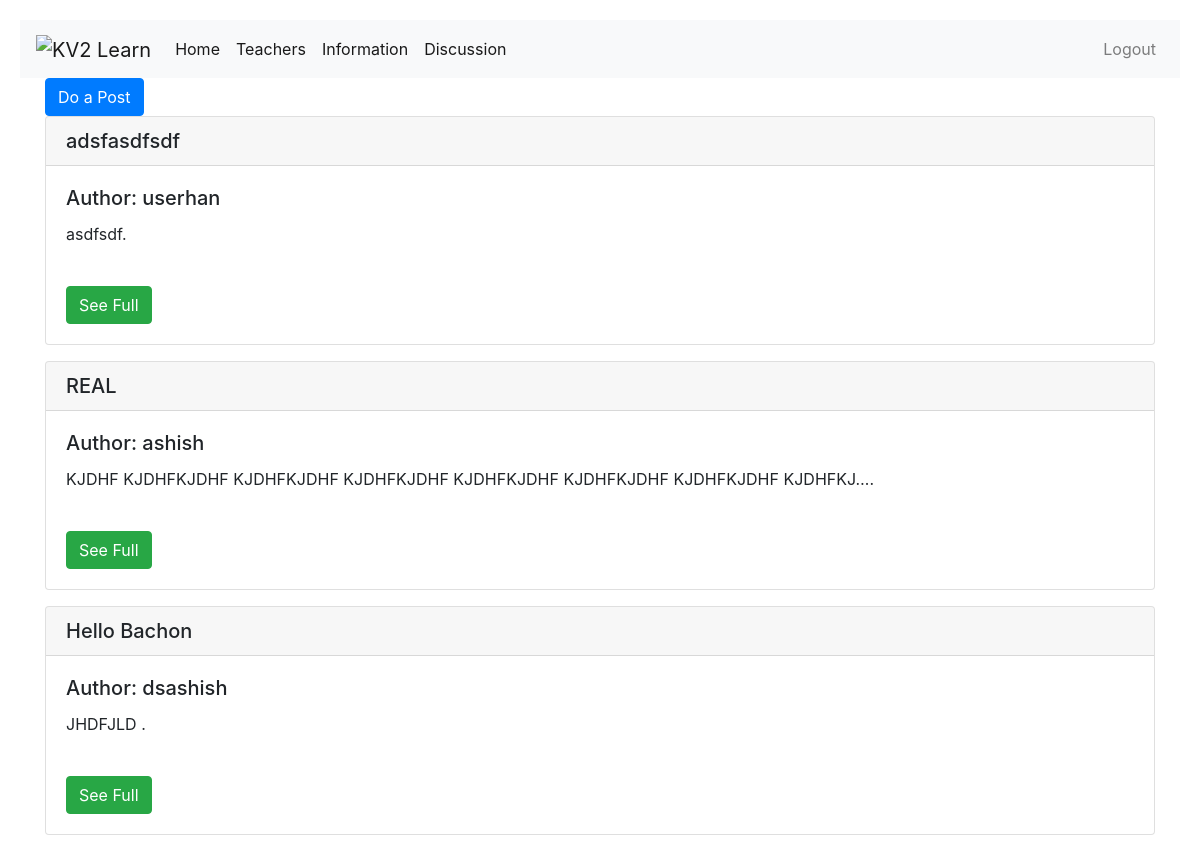
/discuss/, run on the app's committed database.
### mentor/models.py (models this page shows)
class discuss(models.Model):
	author = models.ForeignKey(CustomUser, on_delete=models.CASCADE)
	title = models.CharField(max_length=200, blank=True, null=True)
	content = models.TextField()
	date = models.DateTimeField(auto_now_add=True)
	class Meta:
		ordering = ['-date']

### users/models.py (models this page shows)
class CustomUser(AbstractUser):
    cat = models.CharField(max_length=200)
    std = models.CharField(max_length=200, blank=True, null=True)
    phone_number = models.CharField(max_length=15)

### mentor/views.py (the view)
# urls.py: path('discuss/', views.discussion, name="discuss"),
def discussion(request):
    a = discuss.objects.all()
    context = {"obj": a}
    return render(request, template_name="discuss.html", context=context)

### mentor/templates/discuss.html (shortened to what this page needs)
{% extends "base.html" %}
{% block content %}
<a href="/discussc/" class="btn btn-primary">Do a Post</a>
{% for o in obj %}
<div class="card">
  <h5 class="card-header">{{o.title}}</h5>
  <div class="card-body">
    <h5 class="card-title">Author: {{o.author}}</h5>
    <p class="card-text">{{o.content|truncatechars:80 }}.</p><br>
    <a href="{{ o.pk }}" class="btn btn-success">See Full</a>
  </div>
</div>
{% endfor %}
{% endblock content %}

### data on the page
discuss: title "adsfasdfsdf", author "userhan", content "asdfsdf"
discuss: title "REAL", author "ashish", content "KJDHF KJDHFKJDHF KJDHFKJDHF KJDHFKJDHF KJDHFKJDHF KJDHFKJDHF KJDHFKJDHF KJDHFKJ…"
discuss: title "Hello Bachon", author "dsashish", content "JHDFJLD"
